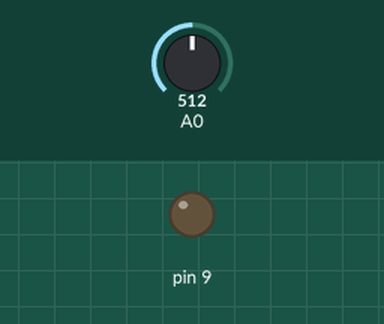
The sketch below on a simulated Arduino Uno, built with avr-gcc and run on an emulated ATmega328P. Shown: output pins drawn as LEDs (lit = HIGH). The test bench sets the inputs (shaded band); at power-on: A0 = 512.

Above: at 1.2 s.
1.3 s: A0 set to 263
2.8 s: A0 set to 235
At 3.2 s:
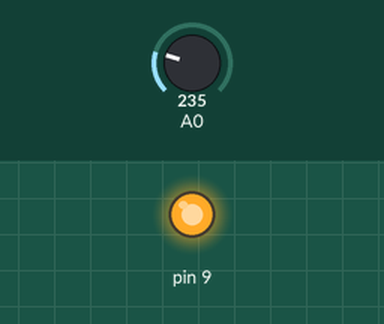
4.3 s: A0 set to 260
At 5.5 s:
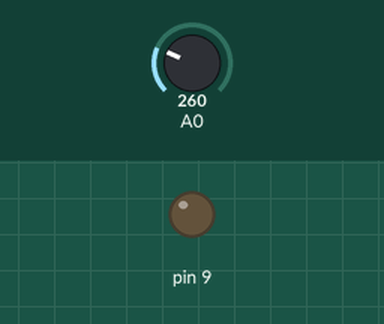
5.8 s: A0 set to 240
At 6.7 s:
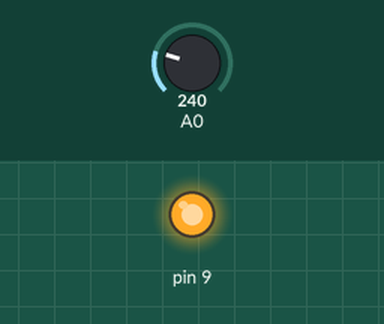
Timing chart, 0 to 8.3 s (numbered marks = the images above; inputs shaded):
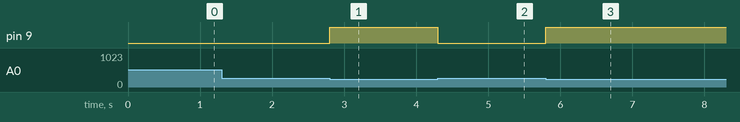

Measured:
- the behaviour switches between 251 and 250 on A0 (found by bisection; images 0 and 1)
- after the input at 1.3 s, every drawn part: stays the same
- after the input at 2.8 s, pin 9: LOW → HIGH at once
- after the input at 4.3 s, pin 9: HIGH → LOW at once
- after the input at 5.8 s, pin 9: LOW → HIGH at once

The sketch:

LDR_LED.ino
```cpp
void setup()
{
Serial.begin(9600);
pinMode(9,OUTPUT);
pinMode(A0,INPUT);
}

void loop()
{
int ldrreadin=analogRead(A0);
if(ldrreadin<=250)
{
  digitalWrite(9,HIGH);
}
else
{
  digitalWrite(9,LOW);
}
}
```
